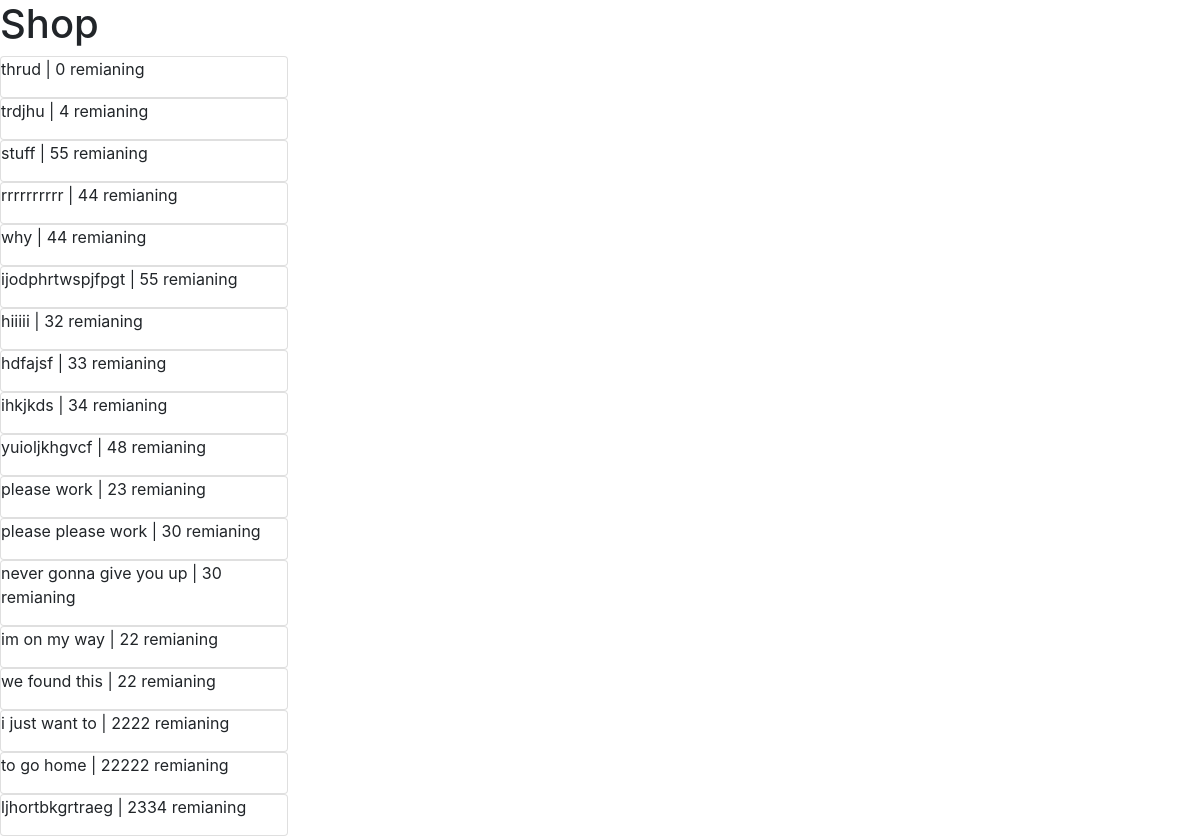
Page /views on the earlier database version.
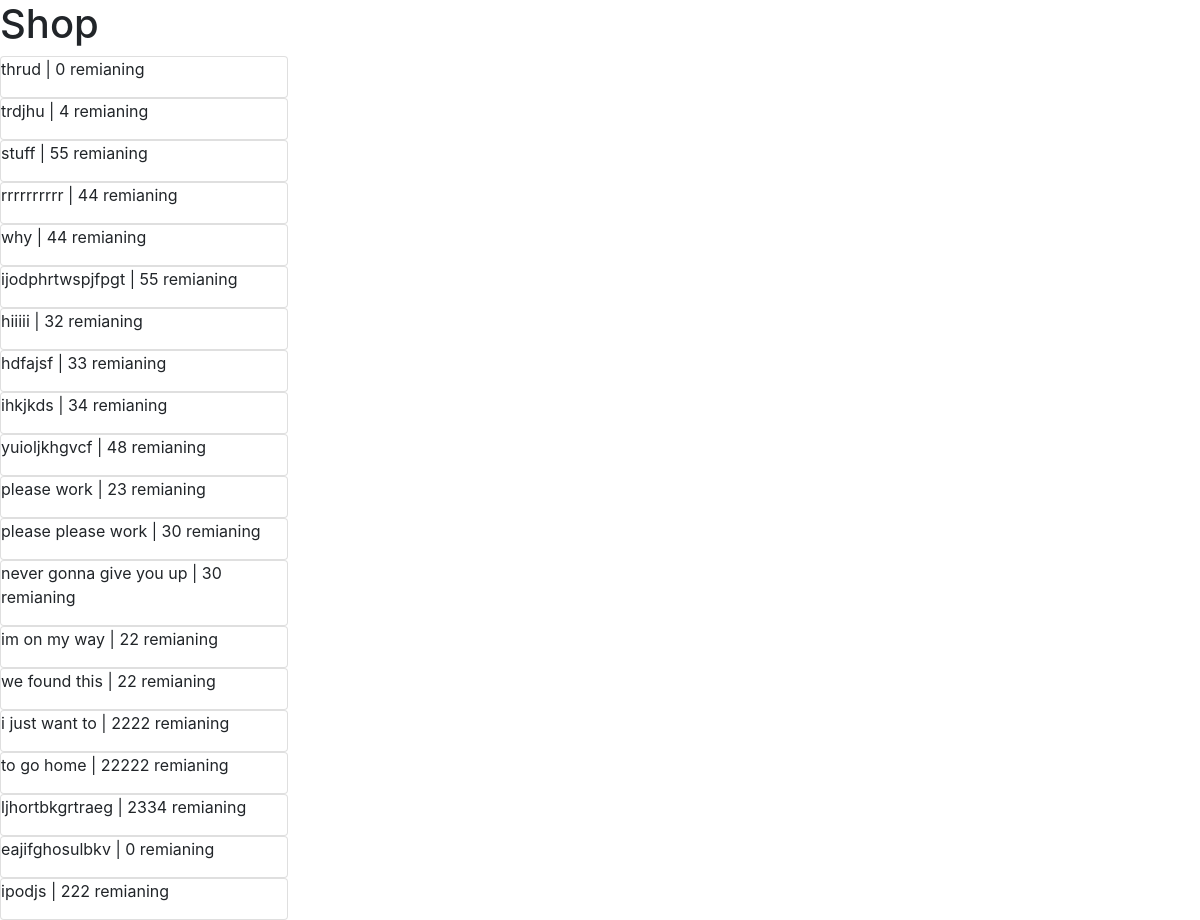
Same page on the later database version.
### app.py (models this page shows)
class Category(db.Model):
    id = db.Column(db.Integer, primary_key=True)
    name = db.Column(db.String(150), unique=True)
    items = db.Column(db.Integer, db.ForeignKey('item.id'))
    stock = db.Column(db.Integer)
    user_id = db.Column(db.Integer, db.ForeignKey('user.id'))
    rating = db.Column(db.Float, default=4.5)
    price = db.Column(db.Float)

### app.py (the view)
@app.route("/views")
def views():
    categories = Category.query.order_by(Category.rating)
    return render_template("views.html", categories=categories)

### app.py (called while the page is built)
@app.after_request
def add_header(response):
    response.headers['Access-Control-Allow-Origin'] = '*'
    return response

### templates/views.html
<body>
    <link rel="stylesheet" href="https://stackpath.bootstrapcdn.com/bootstrap/4.3.1/css/bootstrap.min.css">
    <h1>Shop</h1>
    {% for c in categories%}
        <div class="card" style="width: 18rem;">
            <p>{{c.name}} | {{c.stock}} remianing</p>
        </div>
    {% endfor %}
</body>

Differences in the rows shown:
added Category: name "eajifghosulbkv", stock "0"
added Category: name "ipodjs", stock "222"
